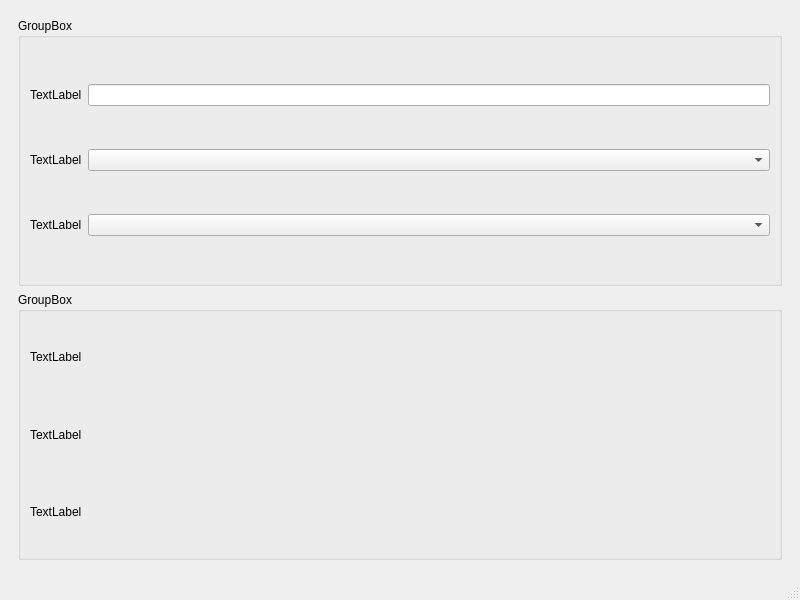
<?xml version="1.0" encoding="UTF-8"?>
<ui version="4.0">
 <class>MainWindow</class>
 <widget class="QMainWindow" name="MainWindow">
  <property name="geometry">
   <rect>
    <x>0</x>
    <y>0</y>
    <width>800</width>
    <height>600</height>
   </rect>
  </property>
  <property name="windowTitle">
   <string>MainWindow</string>
  </property>
  <widget class="QWidget" name="centralwidget">
   <layout class="QVBoxLayout" name="verticalLayout">
    <item>
     <widget class="QWidget" name="widget" native="true">
      <layout class="QVBoxLayout" name="verticalLayout_3">
       <item>
        <widget class="QGroupBox" name="groupBox">
         <property name="title">
          <string>GroupBox</string>
         </property>
         <layout class="QGridLayout" name="gridLayout">
          <item row="0" column="0">
           <widget class="QLabel" name="label">
            <property name="text">
             <string>TextLabel</string>
            </property>
           </widget>
          </item>
          <item row="0" column="1">
           <widget class="QLineEdit" name="lineEdit"/>
          </item>
          <item row="1" column="0">
           <widget class="QLabel" name="label_2">
            <property name="text">
             <string>TextLabel</string>
            </property>
           </widget>
          </item>
          <item row="1" column="1">
           <widget class="QComboBox" name="comboBox"/>
          </item>
          <item row="2" column="0">
           <widget class="QLabel" name="label_3">
            <property name="text">
             <string>TextLabel</string>
            </property>
           </widget>
          </item>
          <item row="2" column="1">
           <widget class="QComboBox" name="comboBox_2"/>
          </item>
         </layout>
        </widget>
       </item>
       <item>
        <widget class="QGroupBox" name="groupBox_2">
         <property name="title">
          <string>GroupBox</string>
         </property>
         <layout class="QVBoxLayout" name="verticalLayout_2">
          <item>
           <widget class="QLabel" name="label_4">
            <property name="text">
             <string>TextLabel</string>
            </property>
           </widget>
          </item>
          <item>
           <widget class="QLabel" name="label_5">
            <property name="text">
             <string>TextLabel</string>
            </property>
           </widget>
          </item>
          <item>
           <widget class="QLabel" name="label_6">
            <property name="text">
             <string>TextLabel</string>
            </property>
           </widget>
          </item>
         </layout>
        </widget>
       </item>
      </layout>
     </widget>
    </item>
   </layout>
  </widget>
  <widget class="QMenuBar" name="menubar">
   <property name="geometry">
    <rect>
     <x>0</x>
     <y>0</y>
     <width>800</width>
     <height>21</height>
    </rect>
   </property>
  </widget>
  <widget class="QStatusBar" name="statusbar"/>
 </widget>
 <resources/>
 <connections/>
</ui>
